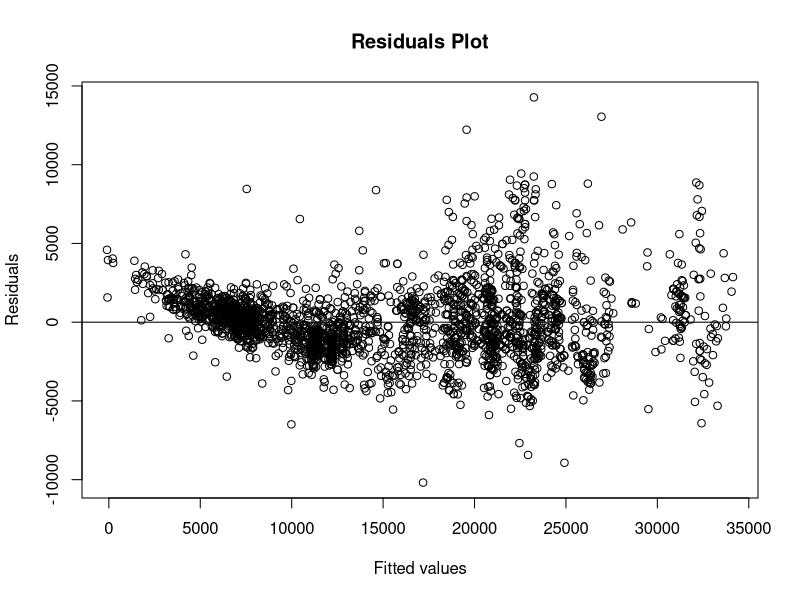
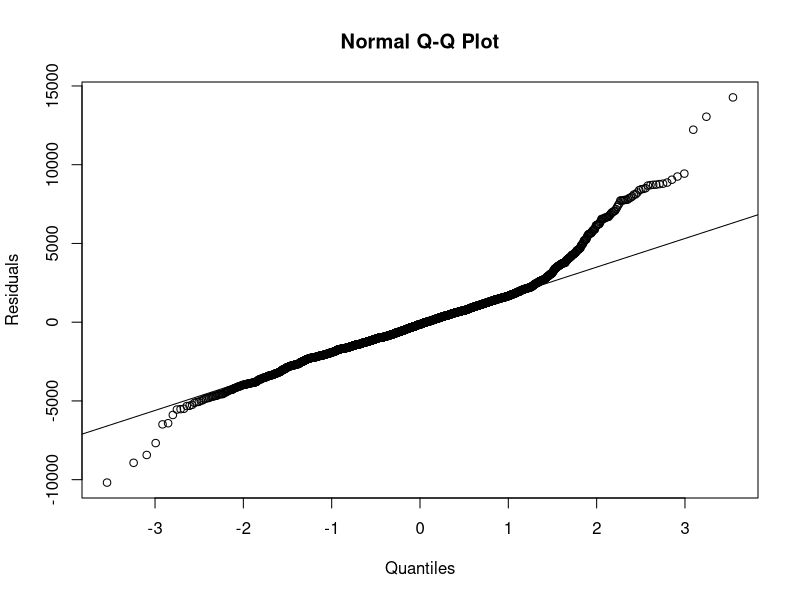
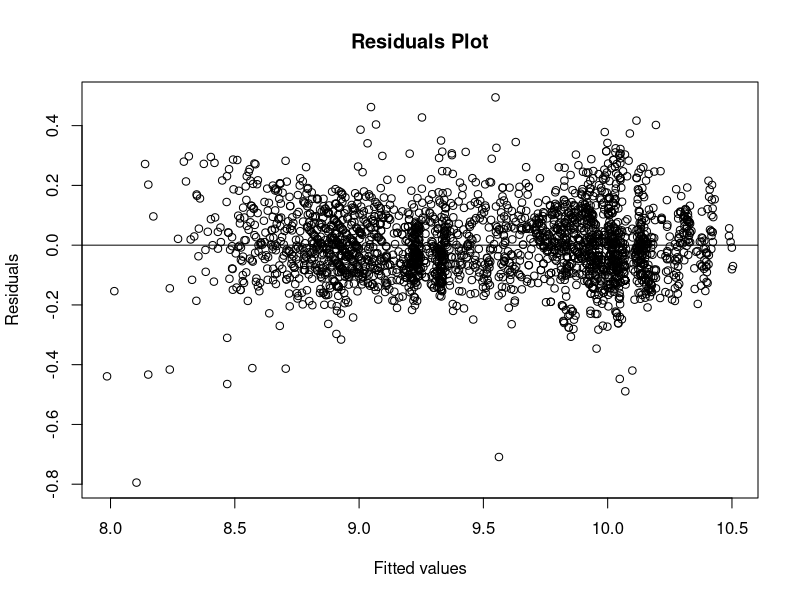
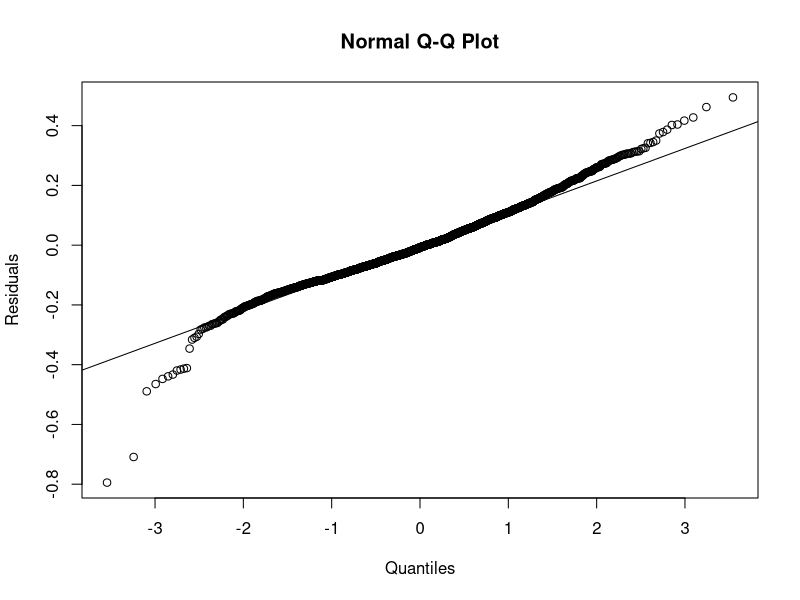
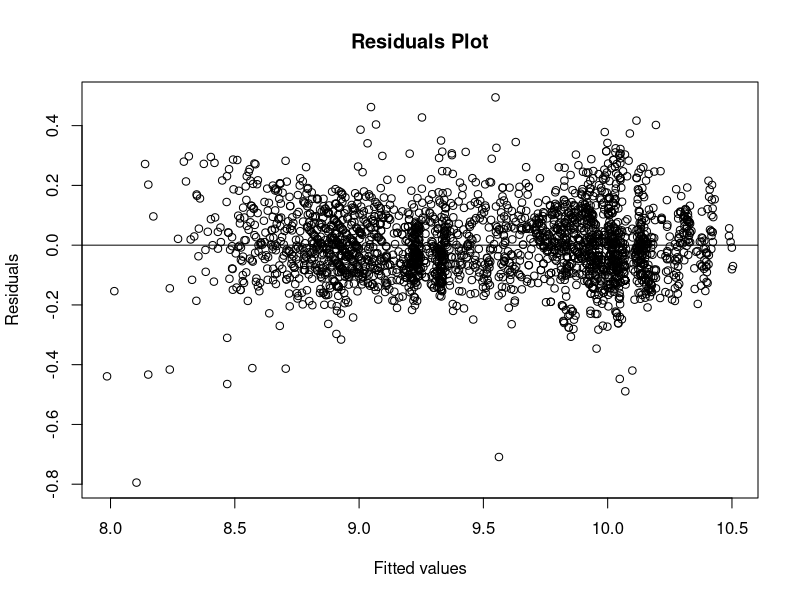
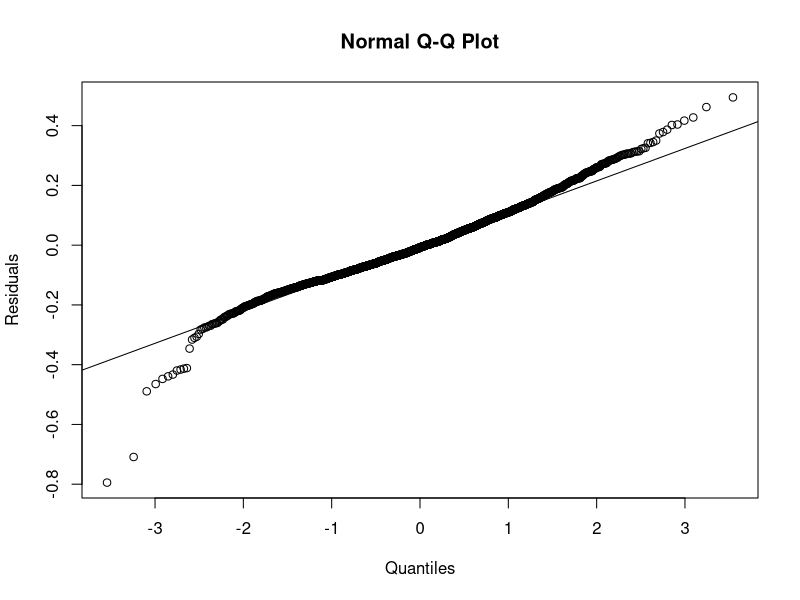

The R source for these figures, in order:
# ICS Project - 3
# Author - Kunal Kochar
# Group Members:
# 1. Ashish Saini
# 2. Dhanunjaya Elluri Thimmaraju
# 3. Harshini Eggoni
# 4. Kunal Kochar
# 5. Naveen Kumar Bhageradhi
# 6. Supritha Palguna


library(xtable)
#Version of R------
R.version.string
#Read Data
df <- read.csv("vw_data.csv", header = TRUE)
df <- subset(df, select = -c(X))

# Check for dimensions
dim (df)

# Number of cars per each model
table(df$model)
# Number of cars per each fueltype
table(df$fuelType)
# Number of cars per each transmission type
table(df$transmission)

# Check for null values
is.null(df)


###########################################################
# Task - 1
# litre per 100kms 
df$lp100=282.48/(df$mpg)
#Removing mpg column
df$mpg <- NULL
###########################################################
# Task - 2
# Car's age
df$age = 2020 -(df$year)
# Removing year column
df$year <- NULL

#log of car price
df$logprice=log(df$price)
#Data Type
str(df)

#Descriptive Statistics
summary(df$price)
summary(df$logprice)
summary(df$mileage)
summary(df$age)
summary(df$lp100)
summary(df$tax)
summary(df$engineSize)

# Summary of each Model
table(df$model)
df_s <- data.frame()
for (i in unique(df$model)){
  
  df_s <- rbind(df_s,summary(df$price[df$model == i]))
  
}
colnames(df_s) <- c("Min","Q1","Median","Mean","Q3","Max")
df_s
#FuelType
table(df$fuelType)
df_t <- data.frame()
for (i in unique(df$fuelType)){
  
  df_t <- rbind(df_t,summary(df$price[df$fuelType == i]))
  
}
colnames(df_t) <- c("Min","Q1","Median","Mean","Q3","Max")
df_t
#Transmission
df_u <- data.frame()
for (i in unique(df$transmission)){
  
  df_u <- rbind(df_u,summary(df$price[df$transmission == i]))
  
}
colnames(df_u) <- c("Min","Q1","Median","Mean","Q3","Max")
df_u




###########################################################
#Task - 3

#using price as response variable
fit_1 = lm(price ~ model+mileage+fuelType+engineSize+tax+transmission+lp100+age, data = df)
residuals <- df$price - fit_1$fitted.values
plot(fit_1$fitted.values, residuals, main = "Residuals Plot",xlab=("Fitted values"), ylab=("Residuals"))
abline(0,0)
qqnorm(residuals, xlab=("Quantiles"), ylab=("Residuals"))
qqline(residuals)


#using log price as response variable
fit_2 = lm(logprice ~ model+mileage+fuelType+engineSize+tax+transmission+lp100+age, data = df)
residuals <- df$logprice - fit_2$fitted.values
plot(fit_2$fitted.values, residuals, main = "Residuals Plot",xlab=("Fitted values"), ylab=("Residuals"))
abline(0,0)
qqnorm(residuals, xlab=("Quantiles"), ylab=("Residuals"))
qqline(residuals)

# Checking multi-collinearity
library(car)
vif(fit_2)

##variables to be as.factor##----
df$model <- as.factor(df$model)
df$fuelType <- as.factor(df$fuelType)
df$transmission <- as.factor(df$transmission)

#removing price, mpg
df$price <- NULL


##AIC Computation##----


predictors <- as.data.frame(colnames(df[-9]))
colnames(predictors) <- "regressor"
SubSetResult <- vector()

for (predictorsCounter in 1:nrow(predictors)) {
  
  allMCombn <- combn(x = predictors$regressor, m = predictorsCounter)
  
  for (mCombnCounter in 1:ncol(allMCombn)) {
    
    modelPredictors <- allMCombn[,mCombnCounter]
    
    betaFormula <- character()
    
    for (subPredictorsCounter in 1:predictorsCounter) {
      
      betaFormula <- paste(betaFormula, modelPredictors[subPredictorsCounter], sep = "+")
      
    }
    
    formula <- paste("logprice ~",sub(".","",betaFormula))
    
    reg.lm <- lm(as.formula(formula), df)
    
    
    aic <- AIC(reg.lm)
    
    SubSetResult <- rbind(SubSetResult,c(formula,round(aic, digits = 2), predictorsCounter))
    
  }
}

SubSetResult <- as.data.frame(SubSetResult)

colnames(SubSetResult) <- c("model","aic","CountOfPredictors")
aicmin <- which.min(SubSetResult$aic)


print(SubSetResult[aicmin,])


###########################################################
# Task - 4
library(xtable)
mdl <- lm(formula =logprice ~ model+transmission+mileage+fuelType+tax+engineSize+lp100+age , data = df)
summary(mdl)
print(xtable(summary(mdl), type = "latex"), file = "sum_model1.tex")
##Residual vs Fitted value Plot----
residuals <- df$logprice - mdl$fitted.values
plot(mdl$fitted.values, residuals, main = "Residuals Plot",xlab=("Fitted values"), ylab=("Residuals"))
abline(0,0)

##QQ Plot for Normality Assumption----

qqnorm(residuals, xlab=("Quantiles"), ylab=("Residuals"))
qqline(residuals)

##ConfidenceInterval----
confint(mdl, level = 0.95)
print(xtable(confint(mdl, level = 0.95), type = "latex"), file = "sum_model2.tex")
